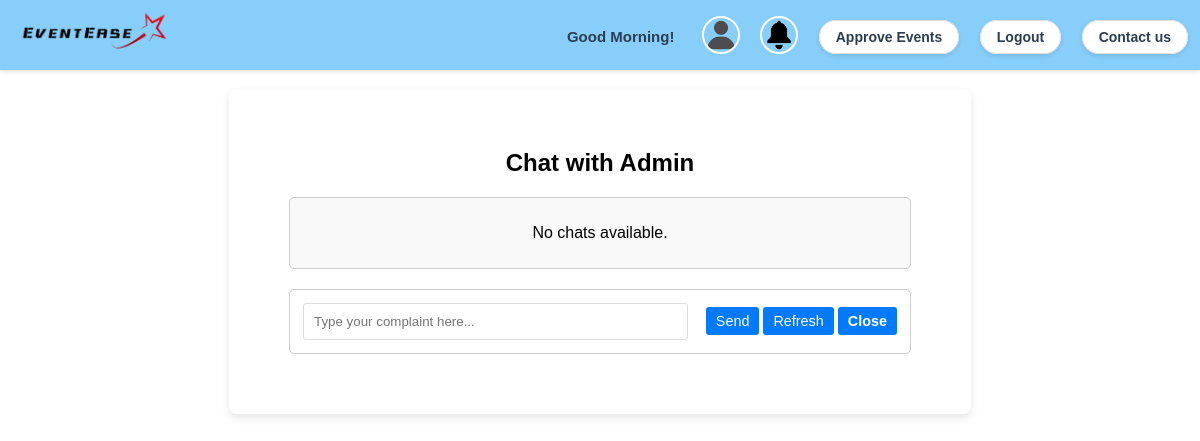
The app's page /chat.php (signed in), older data.
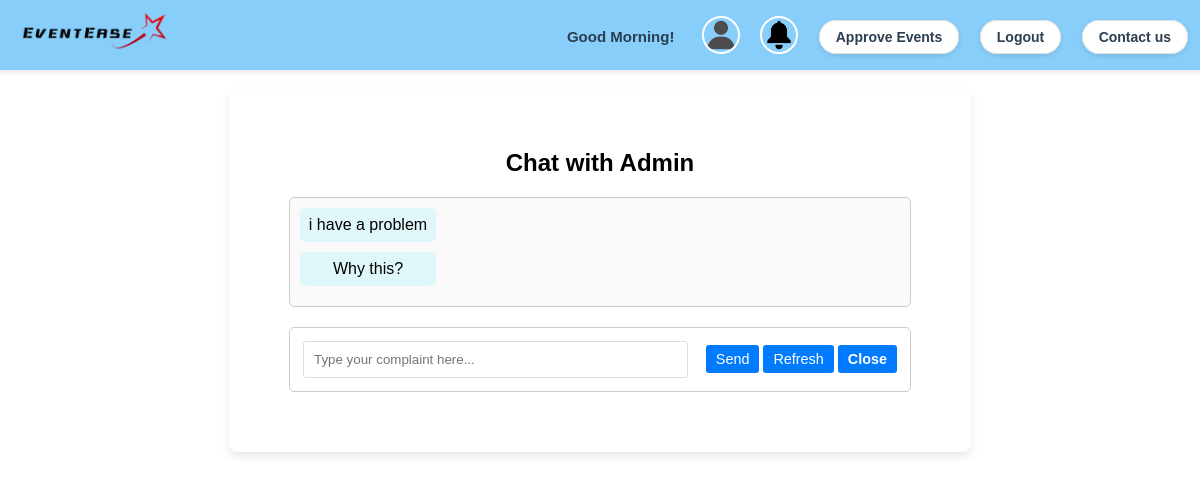
The same page, newer data.
### tables this page shows
CREATE TABLE `contact_support_data` (
  `row_no` int(11) NOT NULL,
  `no` int(11) NOT NULL,
  `user_msg` varchar(1000) NOT NULL,
  `admin_msg` varchar(1000) NOT NULL
);

### app/Controllers/HeaderController.php (called while the page is built, shortened)
<?php
class HeaderController {
    private $usermodel;
    private $notifications;
    public function __construct() {
        $database = new Database();
        $conn = $database->getConnection();
        $this->usermodel = new UserModel($conn);
        $this->notifications = new notifications($conn);
    }
    public function render() {
        $database = new Database();
        $username = isset($_SESSION['username']) ? $_SESSION['username'] : 'Guest';
        $profilePicture = './images/profiles/adminlogo.png';
        if ($username !== 'Guest') {
            $userData = $this->usermodel->getUserData($username, $database);
            $checknewchat = $this->notifications->checknewchat($userData['email'], $database);
            $checknewchatadmin = $this->notifications->checknewchatforadmin($database);
            if ($checknewchat) {
                $newchat = true;
            } else {
                $newchat = false;
            }
            if ($checknewchatadmin) {
                $newchatadmin = true;
            } else {
                $newchatadmin = false;
            }
        }
        require __DIR__ . '/../Views/events/header.php';
    }
}
?>

### app/Models/notifications.php (called while the page is built, shortened)
<?php
class notifications {
    public function checknewchat($email, Database $database) {
        $conn = $database->getConnection();
        $query = "SELECT * FROM contact_support where email=? and open_time < reply_time";
        $stmt = $conn->prepare($query);
        $stmt->bind_param("s", $email);
        $stmt->execute();
        $result = $stmt->get_result();
        if($result->num_rows > 0){
            return true;
        }else{
            return false;
        }
    }
    public function checknewchatforadmin(Database $database) {
        $conn = $database->getConnection();
        $query = "SELECT * FROM contact_support where open_time > reply_time";
        $stmt = $conn->prepare($query);
        $stmt->execute();
        $result = $stmt->get_result();
        if($result->num_rows > 0){
            return true;
        }else{
            return false;
        }
    }
}

### app/Models/UserModel.php (called while the page is built, shortened)
<?php
class UserModel {
    public function getUserData($username, Database $database) {
        $conn = $database->getConnection();
        $sql = "SELECT u.*, r.role_name, c.Cnt_num, os.*, o.*,em.*
                FROM users u
                JOIN roles r ON u.usertype = r.role_id
                LEFT JOIN contact_numbers c ON u.No = c.Cnt_no
                LEFT JOIN organizer_society as os ON u.No=os.organizer_no
                LEFT JOIN organizations as o ON os.organization_no=o.orgno
                Left join event_members as em ON u.No=em.member_id
                WHERE u.username = ?";
        $stmt = $conn->prepare($sql);
        $stmt->bind_param("s", $username);
        $stmt->execute();
        $result = $stmt->get_result();
        $userData = null;
        $contactNumbers = [];
        while ($row = $result->fetch_assoc()) {
            if (!$userData) {
                $userData = $row;
                unset($userData['Cnt_num']);
            }
        }
        if ($userData) {
            $userData['contact_numbers'] = $contactNumbers;
            return $userData;
        } else {
            return null;
        }
    }
}
?>

### app/Models/contactus.php (called while the page is built, shortened)
<?php
class contactus {
    public function getChatDetails($email, Database $database) {
    $conn = $database->getConnection();
    $query = "SELECT no FROM contact_support WHERE email = ?";
    $stmt = $conn->prepare($query);
    $stmt->bind_param("s", $email);
    $stmt->execute();
    $result = $stmt->get_result();
    $chatDetails = $result->fetch_assoc();
    if (!$chatDetails) {
        return null;
    }
    $no = $chatDetails['no'];
    $query2 = "SELECT user_msg, admin_msg, no FROM contact_support_data WHERE no = ?";
    $stmt2 = $conn->prepare($query2);
    $stmt2->bind_param("i", $no);
    $stmt2->execute();
    $result2 = $stmt2->get_result();
    $chats = [];
    while ($row = $result2->fetch_assoc()) {
        $chats[] = $row;
    }
    return $chats;
}
}?>

### app/views/events/chat.php (the view, shortened to what this page needs)
<!DOCTYPE html>
<html lang="en">
<head>
    <link rel="stylesheet" type="text/css" href="./css/chat.css">
</head>
<body>
    <div class="chatbody">
        <div class="container">
            <div class="header">
                <h1>Chat with Admin</h1>
            </div>
            <div class="chat-container">
                <div class="messages-container">
                    <?php if (!empty($chats)): ?>
                        <?php foreach ($chats as $message): ?>
                            <?php if (!empty($message['user_msg'])): ?>
                                <div class="user-message">
                                    <?php echo htmlspecialchars($message['user_msg']); ?>
                                </div>
                            <?php endif; ?>
                        <?php endforeach; ?>
                    <?php else: ?>
                        <p>No chats available.</p>
                    <?php endif; ?>
                </div>
            </div>
            <div class="typing-area">
                <form method="POST" action="">
                    <table class="typing-table">
                        <tr>
                            <td>
                                <input type="text" name="message" placeholder="Type your complaint here..." class="message-input">
                            </td>
                            <td>
                                <button type="submit" class="send-button">Send</button>
                            </td>
                            <td>
                                <button type='submit' name='refresh' value='1'>Refresh</button>
                            </td>
                            <td>
                                <?php if($userData['usertype']=='0'):?>
                                    <a href="feedback.php" class="button-link">Close</a>
                                <?php else:?>
                                    <a href="userprofile.php" class="button-link">Close</a>
                                <?php endif;?>
                            </td>
                        </tr>
                    </table>
                </form>
            </div>
        </div>
    </div>
</body>
</html>

### public/index.php (shortened to what this page needs)
<?php
require __DIR__ . '/../app/Models/UserModel.php';
require __DIR__ . '/../app/Models/contactus.php';
require __DIR__ . '/../app/Models/notifications.php';
require __DIR__ . '/../app/Controllers/EventController.php';
require __DIR__ . '/../app/Controllers/HeaderController.php';
require __DIR__ . '/../app/Controllers/ContactusController.php';
$database = new Database();
$hcontroller = new HeaderController();
$cucontroller = new ContactusController($database);
$url = isset($_GET['url']) ? $_GET['url'] : '';
switch ($url) {
    case 'chat.php':
        $hcontroller->render();
        $cucontroller->chat();
        break;
}
?>

### app/views/events/header.php (shortened to what this page needs)
<!DOCTYPE html>
<html lang="en">
<head>
    <link rel="stylesheet" type="text/css" href="./css/headerstyle.css">
</head>
<body>
    <div class="headerbody">
        <a style="margin-left:10px;" href="index.php" target="_parent"><img class="img-header" src="./images/logo.png" alt="logo" width="150px"></a>
        <div>
            <?php if ($username !== 'Guest') { ?>
                <ul>
                    <?php
                        $hour = date('H');
                        $greeting = ($hour < 12) ? 'Good Morning!' : (($hour < 18) ? 'Good Afternoon!' : 'Good Evening!');
                    ?>
                    <li><?php echo $greeting ." ". $fname; ?></li>
                    <li class="removepadding"><a href="userprofile.php" target="_self" class="nothing"><img src="<?php echo $profilePicture; ?>" alt="Profile Picture" width="50px"></a></li>
                    <li class="dropdown">
                        <?php if(($newchat==true && $userData['usertype']=='1')||($newchatadmin==true && $userData['usertype']=='0')){?>
                            <a class="nothing"><img  src="./images/bell-red.png" alt="Chat" width="50px"></a>
                        <?php }else{?>
                            <a class="nothing"><img  src="./images/bell.png" alt="Notifications" width="50px"></a>
                        <?php }?>
                    </li>
                    <?php if($userData['role_name']==='Academic'){?>
                        <li><a href="getNotApprovedEvents" target="_self">Approve Events</a></li>
                    <?php } ?>
                    <li><a href="logout.php" target="_self">Logout</a></li>
                    <?php if($userData['usertype']!='0'){?>
                        <li><a href="contactus.php" target="rside">Contact us</a></li>
                    <?php } ?>
                </ul>
            <?php } ?>
        </div>
    </div>
</body>
</html>

### app/Controllers/ContactusController.php (shortened to what this page needs)
<?php
class ContactusController{
    public function chat() {
        $database = new Database();
        $usermodel = new UserModel();
        $username = isset($_SESSION['username']) ? $_SESSION['username'] : null;
        $userData = $usermodel->getUserData($username, $database);
        $email = isset($_POST['email']) ? $_POST['email'] : null;
        if($email && $userData['usertype']=='0'){
            $contactus = new contactus();
            $chats = $contactus->getChatDetails($email, $database);
            require __DIR__ . '/../Views/events/chat.php';
        }else{
            $contactus = new contactus();
            $contactus->updateopentime($userData['email'], $database);
            $chats = $contactus->getChatDetails($userData['email'], $database);
            require __DIR__ . '/../Views/events/chat.php';
        }
    }
}

### public/css/headerstyle.css (style rules this page uses)
body { margin: -1px; padding: -1px; font-family: Arial, Helvetica, sans-serif; }
.headerbody { background-color: lightskyblue; margin: 0px; padding: 10 0 10 0px; }
div .img-header { margin: 10px; }
li a img { width: 34px; margin-bottom: -12px; }
.headerbody > div { float: right; font-family: Arial, Helvetica, sans-serif; font-weight: bold; }
div ul:not(.nothingul) { display: inline-block; margin-right: 5px; }
.headerbody div ul li { display: inline-block; margin: 0 8px; position: relative; }
a { text-decoration: none; font-family: sans-serif; font-weight: bold; }
.headerbody div ul li a:not(.nothing) { padding: 8px 16px; color: #2c3e50; background-color: white; border-radius: 20px; font-size: 14px; transition: all 0.3s ease; box-shadow: 0 2px 5px rgba(0,0,0,0.1); border: 1px solid #e0e0e0; }
.headerbody div ul li:first-child { font-weight: 600; color: #2c3e50; font-size: 15px; margin-right: 15px; }
.nothing img { border-radius: 50%; transition: transform 0.3s ease; border: 2px solid white; }
.headerbody { position: sticky; top: 0; width: 100%; z-index: 1; box-shadow: 0 2px 5px rgba(0, 0, 0, 0.1); }
.dropdown { position: relative; display: inline-block; }

### public/css/chat.css (style rules this page uses)
.chat-container { border: 1px solid #ccc; padding: 10px; margin: 20px auto; border-radius: 5px; background-color: #f9f9f9; max-width: 600px; }
.messages-container { display: flex; flex-direction: column; }
.user-message, .admin-reply { padding: 8px; border-radius: 5px; margin-bottom: 10px; word-wrap: break-word; max-width: 70%; min-width: 20%; clear: both; }
.user-message { background-color: #e0f7fa; align-self: flex-start; }
.typing-area { margin-top: 15px; padding: 10px; background-color: #fff; border: 1px solid #ccc; border-radius: 5px; max-width: 600px; min-width: 20%; margin: 20px auto; align-items: center; }
.typing-table { width: 100%; }
.typing-table td:first-child { width: 80%; padding-right: 5px; }
.typing-table td:last-child { width: 10%; }
.typing-area input[type="text"] { width: calc(100% - 10px); padding: 10px; border: 1px solid #ddd; border-radius: 3px; box-sizing: border-box; }
.typing-area button { padding: 6px 10px; background-color: #007bff; color: white; border: none; border-radius: 3px; cursor: pointer; font-size: 0.9em; }
.header h1 { font-size: 1.5em; margin: 0; padding: 20px 0 0 0; text-align: center; }
.container { padding: 40px 60px; border-radius: 8px; margin: 20px; background-color: white; box-shadow: 0 4px 8px rgba(0, 0, 0, 0.1); width: max-content; }
.chatbody { text-align: -webkit-center; }
.button-link { padding: 6px 10px; background-color: #007bff; color: white; border: none; border-radius: 3px; cursor: pointer; font-size: 0.9em; text-decoration: none; }

Row changes from the older to the newer data that the page shows:
added contact_support_data: user_msg "i have a problem"
added contact_support_data: user_msg "Why this?"
Text that changed along with them:
text no longer shown: "No chats available."
